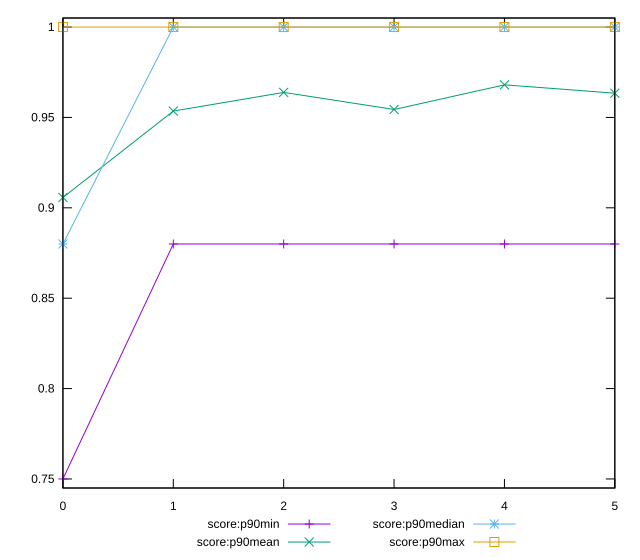

Recreate this plot in gnuplot.
reset

$scoreP90Min <<EOF
0 0.75
1 0.88
2 0.88
3 0.88
4 0.88
5 0.88
EOF

$scoreP90Mean <<EOF
0 0.905714285714286
1 0.9535164835164837
2 0.9638461538461536
3 0.9543956043956043
4 0.9680219780219778
5 0.9634065934065934
EOF

$scoreP90Median <<EOF
0 0.88
1 1
2 1
3 1
4 1
5 1
EOF

$scoreP90Max <<EOF
0 1
1 1
2 1
3 1
4 1
5 1
EOF

set key outside below
set xrange [0:5]
set yrange [0.745:1.005]
set trange [0.745:1.005]
set terminal svg size 640, 560 enhanced background rgb 'white'
set output "reprap/unminified-css/progression/score.svg"

plot $scoreP90Min title "score:p90min" with linespoints, \
     $scoreP90Mean title "score:p90mean" with linespoints, \
     $scoreP90Median title "score:p90median" with linespoints, \
     $scoreP90Max title "score:p90max" with linespoints

reset
